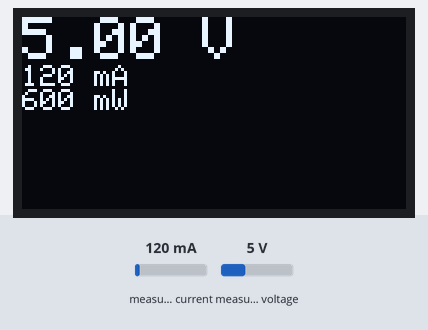
Recording of a sketch running on a simulated Arduino Nano, built with avr-gcc and run on an emulated ATmega328P. Shown: 128×64 one-colour display. The inputs (shaded band) are chosen by the test bench; at power-on: measured current 120 mA, measured voltage 5 V.

Above: at 1.2 s.
1.3 s: measured current set to 40 mA
At 2.5 s:
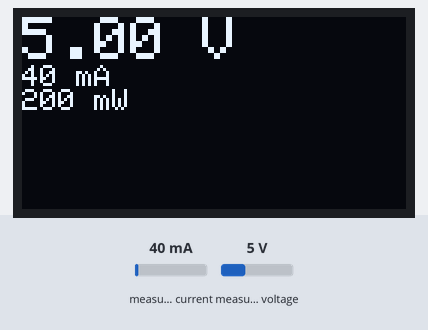
2.9 s: measured voltage set to 0.3 V
At 4.1 s:
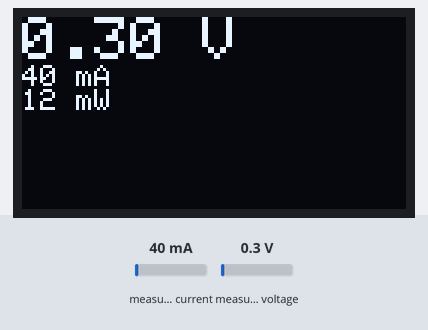
4.6 s: measured current set to 500 mA
At 5.6 s:
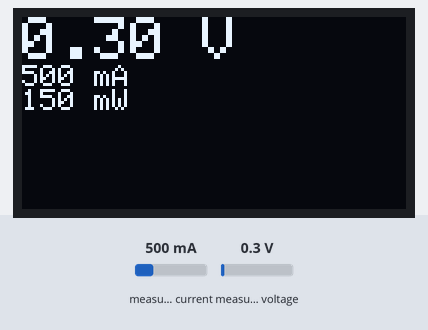
6.4 s: measured voltage set to 3.8 V
At 7.3 s:
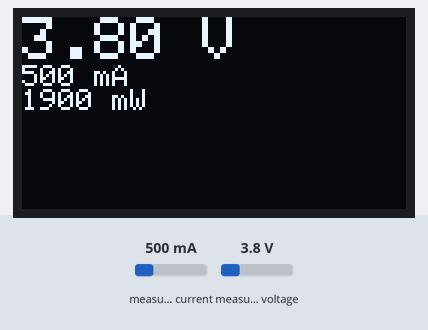
Timing chart, 0 to 9.1 s (numbered marks = the images above; inputs shaded):
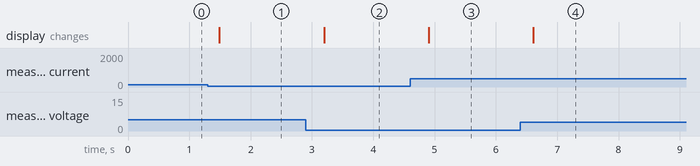

The sketch:

ina219_oled_bench_supply.ino
```cpp
// Reads bus voltage, current, and power from an INA219 sensor and displays the values on an SSD1306 OLED, updating approx. every 250 ms.
//
// Full tutorial: https://shillehtek.com/blogs/news/arduino-nano-ina219-oled-live-bench-supply-display
// Parts used: https://shillehtek.com/products/shillehtek-lm2596-dc-dc-adjustable-step-down-power-supply-module
//             https://shillehtek.com/products/cjmcu-219-ina219-i2c-bi-directional-current-power-monitoring-sensor-module-with-soldering-and-foam
//             https://shillehtek.com/products/0-96-i2c-blue-oled-display-module-4-pin-ssd1306
// More examples: https://github.com/shillehbean/shillehtek-examples
//

#include <Wire.h>
#include <Adafruit_INA219.h>
#include <Adafruit_GFX.h>
#include <Adafruit_SSD1306.h>
Adafruit_INA219 ina;
Adafruit_SSD1306 oled(128, 64, &Wire, -1);
void setup() {
  ina.begin();
  oled.begin(SSD1306_SWITCHCAPVCC, 0x3C);
}
void loop() {
  float v = ina.getBusVoltage_V();
  float mA = ina.getCurrent_mA();
  float mW = ina.getPower_mW();
  oled.clearDisplay(); oled.setTextColor(SSD1306_WHITE);
  oled.setTextSize(2); oled.setCursor(0, 0);
  oled.print(v, 2); oled.println(" V");
  oled.setTextSize(1);
  oled.print(mA, 0); oled.println(" mA");
  oled.print(mW, 0); oled.println(" mW");
  oled.display();
  delay(250);
}
```

Measured:
- after the input at 1.3 s, the display: changes after 0.19 s (image 1)
- after the input at 2.9 s, the display: changes after 0.30 s (image 2)
- after the input at 4.6 s, the display: changes after 0.30 s (image 3)
- after the input at 6.4 s, the display: changes after 0.21 s (image 4)
